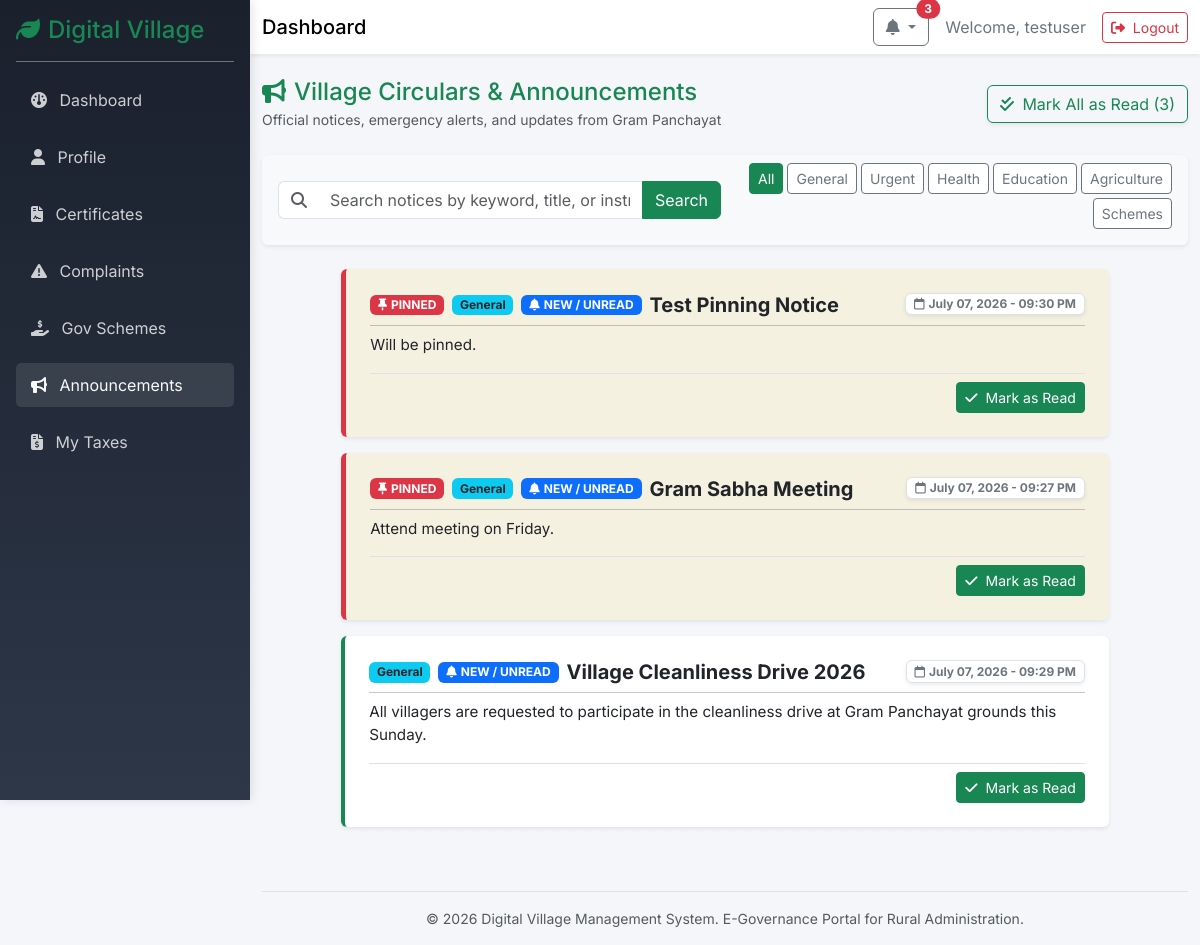
Screenshot of /villager/announcements (signed in) with the database file from the repository.
### models/user.py (models this page shows, shortened)
class User(UserMixin, db.Model):
    __tablename__ = 'users'
    id = db.Column(db.Integer, primary_key=True)
    username = db.Column(db.String(64), index=True, unique=True, nullable=False)
    password_hash = db.Column(db.String(256), nullable=False)
    role = db.Column(db.String(20), nullable=False, default='villager') # 'admin' or 'villager'
    created_at = db.Column(db.DateTime, default=datetime.utcnow)

### models/announcement.py (models this page shows)
class Announcement(db.Model):
    __tablename__ = 'announcements'
    id = db.Column(db.Integer, primary_key=True)
    title = db.Column(db.String(150), nullable=False)
    content = db.Column(db.Text, nullable=False)
    category = db.Column(db.String(50), default='General')  # e.g. General, Health, Education, Agriculture, Scheme, Urgent
    is_pinned = db.Column(db.Boolean, default=False)
    scheduled_date = db.Column(db.DateTime, nullable=True)  # Optional future publication date
    attachment_filename = db.Column(db.String(255), nullable=True)  # PDF or image attachment
    is_published = db.Column(db.Boolean, default=True)
    created_at = db.Column(db.DateTime, default=datetime.now)
    reads = db.relationship('AnnouncementRead', backref='announcement', lazy=True, cascade='all, delete-orphan')

### routes/villager.py (the view)
@villager_bp.route('/announcements')
def announcements():
    q = request.args.get('q', '').strip()
    category = request.args.get('category', '').strip()
    query = Announcement.query.filter(
        Announcement.is_published == True,
        db.or_(Announcement.scheduled_date == None, Announcement.scheduled_date <= datetime.now())
    )
    if q:
        query = query.filter(db.or_(Announcement.title.ilike(f'%{q}%'), Announcement.content.ilike(f'%{q}%')))
    if category and category != 'All':
        query = query.filter(Announcement.category == category)
    published_announcements = query.order_by(Announcement.is_pinned.desc(), Announcement.created_at.desc()).all()
    read_ids = [r.announcement_id for r in AnnouncementRead.query.filter_by(villager_id=current_user.villager_profile.id).all()]
    return render_template('villager/announcements.html', announcements=published_announcements, read_ids=read_ids, selected_category=category, q=q)

### routes/villager.py (called while the page is built)
@villager_bp.before_request
@login_required
def check_role():
    if current_user.role != 'villager':
        flash('Access denied. This section is for villagers only.', 'danger')
        return redirect(url_for('main.index'))

### templates/villager/announcements.html (shortened to what this page needs)
{% extends "dashboard_base.html" %}
{% block content %}
<div class="d-flex justify-content-between align-items-center mb-4 flex-wrap gap-2">
    <div>
        <h4 class="mb-0 text-success"><i class="fa-solid fa-bullhorn me-2"></i>Village Circulars & Announcements</h4>
        <small class="text-muted">Official notices, emergency alerts, and updates from Gram Panchayat</small>
    </div>
    {% if unread_announcements_count and unread_announcements_count > 0 %}
    <a href="{{ url_for('villager.read_all_announcements') }}" class="btn btn-outline-success shadow-sm">
        <i class="fa-solid fa-check-double me-1"></i> Mark All as Read ({{ unread_announcements_count }})
    </a>
    {% endif %}
</div>
<div class="card shadow-sm border-0 mb-4 bg-light">
    <div class="card-body p-3">
        <form action="{{ url_for('villager.announcements') }}" method="GET" class="row g-2 align-items-center">
            <div class="col-md-6">
                <div class="input-group">
                    <span class="input-group-text bg-white border-end-0"><i class="fa-solid fa-search text-muted"></i></span>
                    <input type="text" class="form-control border-start-0" name="q" value="{{ q }}" placeholder="Search notices by keyword, title, or instructions...">
                    <button class="btn btn-success" type="submit">Search</button>
                </div>
            </div>
            <div class="col-md-6 d-flex flex-wrap gap-1 justify-content-md-end mt-2 mt-md-0">
                <a href="{{ url_for('villager.announcements', q=q, category='All') }}" class="btn btn-sm {% if not selected_category or selected_category == 'All' %}btn-success{% else %}btn-outline-secondary bg-white{% endif %}">All</a>
                <a href="{{ url_for('villager.announcements', q=q, category='General') }}" class="btn btn-sm {% if selected_category == 'General' %}btn-info text-dark{% else %}btn-outline-secondary bg-white{% endif %}">General</a>
                <a href="{{ url_for('villager.announcements', q=q, category='Urgent') }}" class="btn btn-sm {% if selected_category == 'Urgent' %}btn-danger{% else %}btn-outline-secondary bg-white{% endif %}">Urgent</a>
                <a href="{{ url_for('villager.announcements', q=q, category='Health') }}" class="btn btn-sm {% if selected_category == 'Health' %}btn-success{% else %}btn-outline-secondary bg-white{% endif %}">Health</a>
                <a href="{{ url_for('villager.announcements', q=q, category='Education') }}" class="btn btn-sm {% if selected_category == 'Education' %}btn-primary{% else %}btn-outline-secondary bg-white{% endif %}">Education</a>
                <a href="{{ url_for('villager.announcements', q=q, category='Agriculture') }}" class="btn btn-sm {% if selected_category == 'Agriculture' %}btn-warning text-dark{% else %}btn-outline-secondary bg-white{% endif %}">Agriculture</a>
                <a href="{{ url_for('villager.announcements', q=q, category='Scheme') }}" class="btn btn-sm {% if selected_category == 'Scheme' %}btn-dark{% else %}btn-outline-secondary bg-white{% endif %}">Schemes</a>
            </div>
        </form>
    </div>
</div>
<div class="row g-4">
    <div class="col-lg-10 mx-auto">
        {% if announcements %}
            {% for ann in announcements %}
            <div class="card shadow-sm border-0 mb-3 {% if ann.is_pinned %}border-start border-danger border-5 bg-warning bg-opacity-10{% else %}border-start border-success border-4{% endif %}">
                <div class="card-body p-4">
                    <div class="d-flex justify-content-between align-items-start mb-2 flex-wrap gap-2">
                        <div class="d-flex align-items-center flex-wrap gap-2">
                            {% if ann.is_pinned %}
                            <span class="badge bg-danger"><i class="fa-solid fa-thumbtack me-1"></i>PINNED</span>
                            {% endif %}
                            <span class="badge bg-info text-dark">{{ ann.category or 'General' }}</span>
                            {% if ann.id not in read_ids %}
                            <span class="badge bg-primary animate__animated animate__pulse animate__infinite"><i class="fa-solid fa-bell me-1"></i>NEW / UNREAD</span>
                            {% else %}
                            <span class="badge bg-light text-muted border"><i class="fa-solid fa-check me-1"></i>Read</span>
                            {% endif %}
                            <h5 class="card-title fw-bold mb-0 text-dark">{{ ann.title }}</h5>
                        </div>
                        <span class="badge bg-white text-secondary border shadow-sm">
                            <i class="fa-regular fa-calendar me-1"></i>{{ ann.created_at.strftime('%B %d, %Y - %I:%M %p') }}
                        </span>
                    </div>
                    <hr class="my-2 opacity-25">
                    <p class="card-text text-dark mb-3" style="white-space: pre-line; font-size: 0.95rem;">{{ ann.content }}</p>
                    <div class="d-flex justify-content-between align-items-center flex-wrap gap-2 pt-2 border-top">
                        <div>
                            {% if ann.id not in read_ids %}
                            <a href="{{ url_for('villager.read_announcement', id=ann.id) }}" class="btn btn-sm btn-success">
                                <i class="fa-solid fa-check me-1"></i> Mark as Read
                            </a>
                            {% endif %}
                        </div>
                    </div>
                </div>
            </div>
            {% endfor %}
        {% endif %}
    </div>
</div>
{% endblock %}

### templates/dashboard_base.html (shortened to what this page needs)
<!DOCTYPE html>
<html lang="en">
<head>
    <link href="https://cdn.jsdelivr.net/npm/bootstrap@5.3.2/dist/css/bootstrap.min.css" rel="stylesheet">
    <link rel="stylesheet" href="https://cdnjs.cloudflare.com/ajax/libs/font-awesome/6.4.0/css/all.min.css">
    <link rel="stylesheet" href="{{ url_for('static', filename='css/style.css') }}">
</head>
<body class="dashboard-body">
    <div class="sidebar bg-dark text-white p-3" id="sidebar">
        <div class="sidebar-header border-bottom border-secondary pb-3 mb-3">
            <h4 class="mb-0 text-success"><i class="fa-solid fa-leaf me-2"></i>Digital Village</h4>
        </div>
        <ul class="nav flex-column sidebar-nav">
            {% if current_user.role == 'villager' %}
            <li class="nav-item mb-2">
                <a class="nav-link text-light {% if request.endpoint == 'villager.dashboard' %}active{% endif %}" href="{{ url_for('villager.dashboard') }}">
                    <i class="fa-solid fa-gauge me-2"></i> Dashboard
                </a>
            </li>
            <li class="nav-item mb-2">
                <a class="nav-link text-light {% if request.endpoint == 'villager.profile' %}active{% endif %}" href="{{ url_for('villager.profile') }}">
                    <i class="fa-solid fa-user me-2"></i> Profile
                </a>
            </li>
            <li class="nav-item mb-2">
                <a class="nav-link text-light {% if 'villager.certificate' in request.endpoint %}active{% endif %}" href="{{ url_for('villager.certificates') }}">
                    <i class="fa-solid fa-file-contract me-2"></i> Certificates
                </a>
            </li>
            <li class="nav-item mb-2">
                <a class="nav-link text-light {% if 'villager.complaint' in request.endpoint %}active{% endif %}" href="{{ url_for('villager.complaints') }}">
                    <i class="fa-solid fa-exclamation-triangle me-2"></i> Complaints
                </a>
            </li>
            <li class="nav-item mb-2">
                <a class="nav-link text-light {% if 'villager.scheme' in request.endpoint or 'villager.favourite' in request.endpoint %}active{% endif %}" href="{{ url_for('villager.schemes') }}">
                    <i class="fa-solid fa-hand-holding-dollar me-2"></i> Gov Schemes
                </a>
            </li>
            <li class="nav-item mb-2">
                <a class="nav-link text-light {% if 'villager.announcement' in request.endpoint %}active{% endif %}" href="{{ url_for('villager.announcements') }}">
                    <i class="fa-solid fa-bullhorn me-2"></i> Announcements
                </a>
            </li>
            <li class="nav-item mb-2">
                <a class="nav-link text-light {% if 'villager.tax' in request.endpoint %}active{% endif %}" href="{{ url_for('villager.taxes') }}">
                    <i class="fa-solid fa-file-invoice-dollar me-2"></i> My Taxes
                </a>
            </li>
            {% endif %}
        </ul>
    </div>
    <div class="main-content" id="main-content">
        <nav class="navbar navbar-expand-lg navbar-light bg-white shadow-sm mb-4">
            <div class="container-fluid">
                <span class="navbar-brand mb-0 h1 d-none d-md-block">Dashboard</span>
                <div class="ms-auto d-flex align-items-center">
                    {% if current_user.role == 'villager' %}
                    <div class="dropdown me-3">
                        <a class="btn btn-outline-secondary position-relative dropdown-toggle" href="#" role="button" id="notificationDropdown" data-bs-toggle="dropdown" aria-expanded="false" title="Notifications">
                            <i class="fa-solid fa-bell"></i>
                            {% if unread_announcements_count and unread_announcements_count > 0 %}
                            <span class="position-absolute top-0 start-100 translate-middle badge rounded-pill bg-danger animate__animated animate__pulse animate__infinite">
                                {{ unread_announcements_count }}
                            </span>
                            {% endif %}
                        </a>
                    </div>
                    {% endif %}
                    <span class="me-3 text-secondary">Welcome, {{ current_user.username }}</span>
                    <a href="{{ url_for('auth.logout') }}" class="btn btn-outline-danger btn-sm">
                        <i class="fa-solid fa-right-from-bracket me-1"></i> Logout
                    </a>
                </div>
            </div>
        </nav>
        <div class="container-fluid">
            <div class="pb-5">
                {% block content %}{% endblock %}
            </div>
            <footer class="mt-auto py-3 border-top text-center text-muted small">
                <div class="container-fluid">
                    <span>&copy; 2026 Digital Village Management System. E-Governance Portal for Rural Administration.</span>
                </div>
            </footer>
        </div>
    </div>
</body>
</html>

### static/css/style.css (style rules this page uses)
body { background-color: #f8f9fa; font-family: 'Inter', sans-serif; }
.card { transition: transform 0.2s ease, box-shadow 0.2s ease; }
.dashboard-body { display: flex; min-height: 100vh; background-color: #f4f6f9; }
.sidebar { width: 250px; transition: all 0.3s; height: 100vh; position: fixed; top: 0; left: 0; z-index: 1000; }
.sidebar-nav .nav-link { border-radius: 5px; margin-bottom: 5px; padding: 10px 15px; opacity: 0.8; }
.sidebar-nav .nav-link:hover, .sidebar-nav .nav-link.active { background-color: rgba(255,255,255,0.1); opacity: 1; }
.main-content { flex-grow: 1; margin-left: 250px; width: calc(100% - 250px); transition: all 0.3s; min-height: 100vh; }
.card { animation: fadeIn 0.3s ease-in-out; }
.sidebar { background: linear-gradient(180deg, #1a202c 0%, #2d3748 100%) !important; box-shadow: 2px 0 10px rgba(0,0,0,0.1); }

### rows the page displays
User: username "testuser"
Announcement: is_pinned True (drawn), category "General", shows "NEW / UNREAD", title "Test Pinning Notice", created_at "July 07, 2026 - 09:30 PM", content "Will be pinned."
Announcement: is_pinned True (drawn), category "General", shows "NEW / UNREAD", title "Gram Sabha Meeting", created_at "July 07, 2026 - 09:27 PM", content "Attend meeting on Friday."
Announcement: category "General", shows "NEW / UNREAD", title "Village Cleanliness Drive 2026", created_at "July 07, 2026 - 09:29 PM", content "All villagers are requested to participate in the cleanliness drive at Gram Panchayat grounds this Sunday."

### other values shown
{{ unread_announcements_count }} "3"
